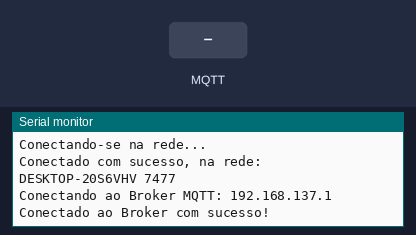
The sketch below on a simulated ESP32. Parts: the last lines printed to the serial monitor. Inputs (shaded band) come from the test bench. WiFi joins after 1.5 s; servers stay silent unless stated; no MQTT or app messages arrive unless stated.

Above: at 2.3 s.
2.4 s: MQTT message "on_off" arrives on the first subscribed topic
At 3.6 s:
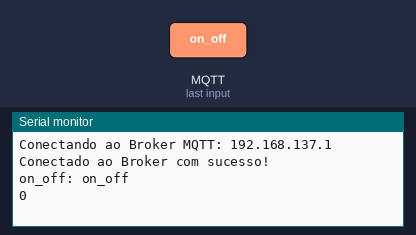
3.9 s: MQTT message "true" arrives on the first subscribed topic
At 5.0 s:
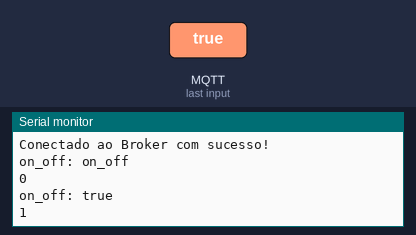
5.4 s: MQTT message "axle" arrives on the first subscribed topic
At 6.1 s:
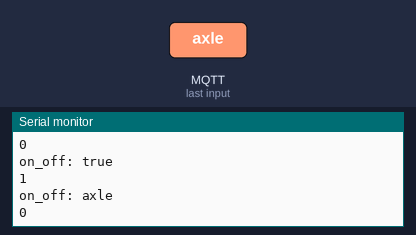
6.9 s: MQTT message "1" arrives on the first subscribed topic
At 7.2 s:
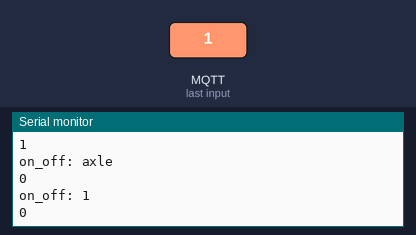
8.4 s: MQTT message "on_off" arrives on the second subscribed topic
At 9.6 s:
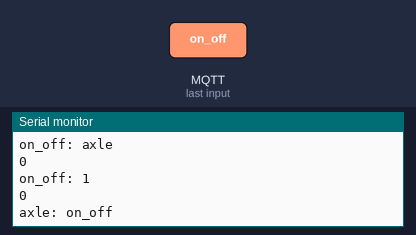
9.9 s: MQTT message "true" arrives on the second subscribed topic
At 10.7 s:
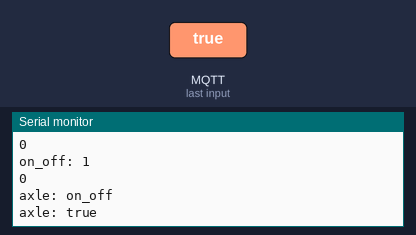

Measured:
- after the input at 2.4 s, the serial monitor: prints a new line at once (image 1)
- after the input at 3.9 s, the serial monitor: prints a new line at once (image 2)
- after the input at 5.4 s, the serial monitor: prints a new line at once (image 3)
- after the input at 6.9 s, the serial monitor: prints a new line at once (image 4)
- after the input at 8.4 s, the serial monitor: prints a new line at once (image 5)
- after the input at 9.9 s, the serial monitor: prints a new line at once (image 6)

The sketch:

Acelerometro.ino
```cpp
#include <Arduino.h>
#include <WiFi.h>
#include <PubSubClient.h>
#include <Wire.h>
#include <MPU6050.h>

const char* ssid = "DESKTOP-20S6VHV 7477";
const char* password = "12345678";
WiFiClient wifiClient;
char* topics[] = { "on_off", "axle" };
bool on_off = false;
int selectedAxis = 0;

const char* mqttServer = "192.168.137.1";
const int mqttPort = 1883;
const char* clientId = "18741155-810b-4ab7-9c81-93a63352a132";

PubSubClient MQTT(wifiClient);

// Defina o tamanho do buffer
const int bufferSize = 21;  // Ajuste o tamanho conforme necessário

float dataBuffer[bufferSize];  // Crie um buffer como uma matriz de ponto flutuante
int bufferIndex = 0;  // Variável para controlar a posição atual no buffer

unsigned long lastUpdateTime = 0;

MPU6050 mpu;

int16_t accelX, accelY, accelZ;

void setup(void) {
  Serial.begin(115200);
  MQTT.setServer(mqttServer, mqttPort);
  MQTT.setKeepAlive(3);
  MQTT.setCallback(receivePackage);

  Wire.begin();
  mpu.initialize();
  mpu.setFullScaleAccelRange(3); // Defina o valor apropriado para o alcance do acelerômetro
}

void loop(void) {
  keepConnections();

  int timeNow = millis();
  if (timeNow - lastUpdateTime < 1) return;
  lastUpdateTime = timeNow;

  if (on_off && selectedAxis > 0) {

    mpu.getAcceleration(&accelX, &accelY, &accelZ);

    // Coleta os dados com base na escolha do eixo
    float rawData;
    if (selectedAxis == 1) {
      rawData = accelX;
    } else if (selectedAxis == 2) {
      rawData = accelY;
    } else if (selectedAxis == 3) {
      rawData = accelZ;
    }

    // Coloca os dados no buffer
    dataBuffer[bufferIndex] = rawData;

    // Incrementa o índice do buffer
    bufferIndex++;

    // Verifique se o buffer está cheio
    if (bufferIndex >= bufferSize) {
      // Envie os dados do buffer via MQTT
      String concatenatedString = "";
      for (int i = 0; i < bufferSize; i++) {
          concatenatedString += String(dataBuffer[i]).c_str();

          // Adicione uma vírgula após cada valor, exceto o último
          if (i < bufferSize - 1) {
              concatenatedString += ",";
          }
      }
      MQTT.publish("vibration_value", concatenatedString.c_str(), 2);

      // Reinicie o índice do buffer para 0
      bufferIndex = 0;
    }
  }
}

void keepConnections() {
  connectWiFi();
  connectMQTT();
  MQTT.loop();
}

void connectMQTT() {
  while (!MQTT.connected()) {
    Serial.print("Conectando ao Broker MQTT: ");
    Serial.println(mqttServer);

    if (MQTT.connect(clientId)) {
      Serial.println("Conectado ao Broker com sucesso!");
      subscribeTopics();
    } else {
      Serial.println("A conexão ao broker não pôde ser estabelecida! Faremos uma nova tentativa em 5 segundos.");
      delay(5000);
    }
  }
}

void subscribeTopics() {
  for (char* topic : topics) {
    MQTT.subscribe(topic);
  }
}

void connectWiFi() {
  if (WiFi.status() == WL_CONNECTED)
    return;

  Serial.print("Conectando-se na rede...");
  WiFi.begin(ssid, password);

  while (WiFi.status() != WL_CONNECTED)
    delay(10);

  Serial.println();
  Serial.print("Conectado com sucesso, na rede: ");
  Serial.println(ssid);
}

void receivePackage(char* topic, byte* payload, unsigned int length) {
  String msg;

  for (int i = 0; i < length; i++) {
    char c = (char)payload[i];
    msg += c;
  }

  String topicString = (String)topic;

  Serial.print(topicString + ": ");
  Serial.println(msg);

  if (topicString == "on_off") {
    if (msg == "true")
      on_off = true;
    else {
      on_off = false;
      selectedAxis = 0; // Desliga a transmissão quando on_off é falso
    }
    Serial.println(on_off);
  }

  if (topicString == "axle") {
    int axleValue = msg.toInt();

    if (axleValue >= 1 && axleValue <= 3) {
      selectedAxis = axleValue; // Define o eixo selecionado com base no valor recebido
    }
  }
}
```
